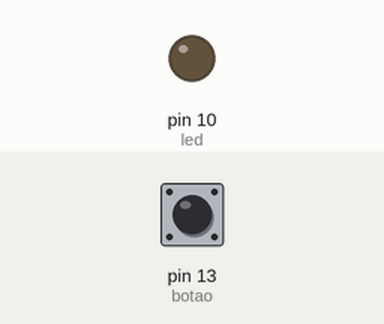
Bench run of a sketch on a simulated Arduino Uno, built with avr-gcc and run on an emulated ATmega328P. On the bench: output pins drawn as LEDs (lit = HIGH). Inputs (shaded band) come from the test bench; at power-on: pin 13 (botao) HIGH.

Above: at 1.2 s.
1.3 s: pin 13 (botao) pulled LOW for 0.15 s
At 2.7 s:
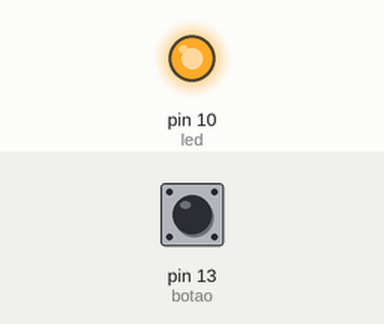
3.0 s: pin 13 (botao) pulled LOW for 0.15 s
At 3.1 s:
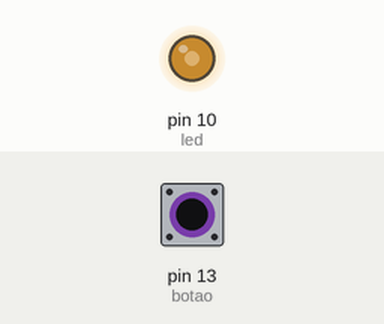
4.7 s: pin 13 (botao) pulled LOW for 1 s
At 6.2 s:
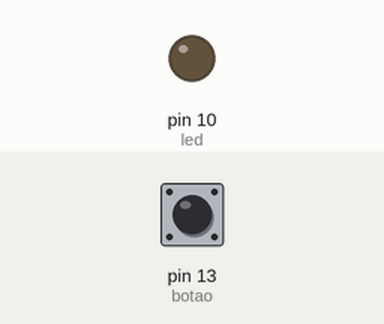
7.2 s: pin 13 (botao) pulled LOW for 3.2 s
At 8.5 s:
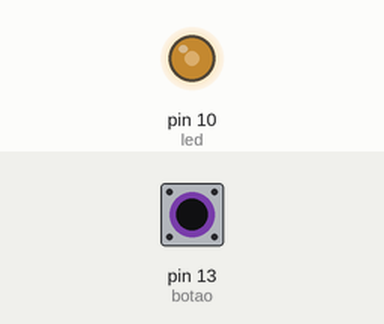
Timing chart, 0 to 11.9 s (numbered marks = the images above; inputs shaded):
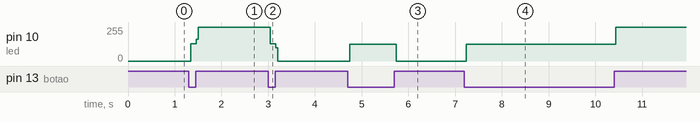

The sketch:

3._Invertendo_o_estado_do_LED_com_botao.ino
```cpp
#define botao 13
#define led 10
bool estadoLed = 0;

void setup() {
  pinMode(botao, INPUT);
  pinMode(led, OUTPUT);
}

void loop() {

  if (digitalRead(botao) == LOW) {
    estadoLed = !estadoLed;
    digitalWrite(led, estadoLed);
    //delay(200);         //Explicar o Bounce aqui... depois de explicar tirar o comentário
  }
}
```

Measured:
- after the input at 1.3 s, pin 10 (led): 0/255 → 131/255 at once, → 255/255 0.12 s later
- after the input at 3.0 s, pin 10 (led): 255/255 → 131/255 at once, → 0/255 0.12 s later
- after the input at 4.7 s, pin 10 (led): 0/255 → 124/255 at once, → 0/255 1.0 s later
- after the input at 7.2 s, pin 10 (led): 0/255 → 124/255 at once, → 255/255 3.2 s later
